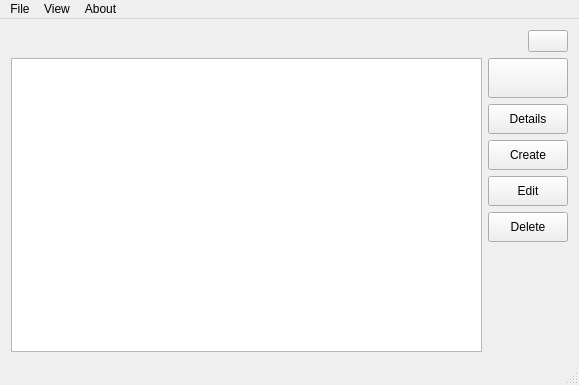
<?xml version="1.0" encoding="UTF-8"?>
<ui version="4.0">
 <class>MainWindow</class>
 <widget class="QMainWindow" name="MainWindow">
  <property name="geometry">
   <rect>
    <x>0</x>
    <y>0</y>
    <width>579</width>
    <height>385</height>
   </rect>
  </property>
  <property name="windowTitle">
   <string>MainWindow</string>
  </property>
  <property name="windowIcon">
   <iconset resource="resource.qrc">
    <normaloff>:/icon.ico</normaloff>:/icon.ico</iconset>
  </property>
  <widget class="QWidget" name="centralWidget">
   <layout class="QGridLayout" name="gridLayout">
    <item row="0" column="0">
     <layout class="QVBoxLayout" name="verticalLayout_2">
      <item>
       <layout class="QHBoxLayout" name="horizontalLayout_3">
        <item>
         <widget class="QLabel" name="label">
          <property name="autoFillBackground">
           <bool>true</bool>
          </property>
          <property name="text">
           <string/>
          </property>
          <property name="pixmap">
           <pixmap resource="resource.qrc">:/logo.png</pixmap>
          </property>
         </widget>
        </item>
        <item>
         <spacer name="horizontalSpacer">
          <property name="orientation">
           <enum>Qt::Horizontal</enum>
          </property>
          <property name="sizeHint" stdset="0">
           <size>
            <width>40</width>
            <height>20</height>
           </size>
          </property>
         </spacer>
        </item>
        <item>
         <widget class="QPushButton" name="exitButton">
          <property name="text">
           <string/>
          </property>
          <property name="icon">
           <iconset resource="resource.qrc">
            <normaloff>:/icon-error.png</normaloff>:/icon-error.png</iconset>
          </property>
          <property name="iconSize">
           <size>
            <width>32</width>
            <height>32</height>
           </size>
          </property>
         </widget>
        </item>
       </layout>
      </item>
      <item>
       <layout class="QHBoxLayout" name="horizontalLayout">
        <item>
         <widget class="QListWidget" name="todosList"/>
        </item>
        <item>
         <layout class="QVBoxLayout" name="verticalLayout">
          <item>
           <widget class="QPushButton" name="refreshButton">
            <property name="minimumSize">
             <size>
              <width>0</width>
              <height>40</height>
             </size>
            </property>
            <property name="sizeIncrement">
             <size>
              <width>10</width>
              <height>10</height>
             </size>
            </property>
            <property name="text">
             <string/>
            </property>
            <property name="icon">
             <iconset resource="resource.qrc">
              <normaloff>:/icon-refresh.png</normaloff>:/icon-refresh.png</iconset>
            </property>
            <property name="iconSize">
             <size>
              <width>30</width>
              <height>30</height>
             </size>
            </property>
           </widget>
          </item>
          <item>
           <widget class="QPushButton" name="detailsButton">
            <property name="minimumSize">
             <size>
              <width>0</width>
              <height>30</height>
             </size>
            </property>
            <property name="font">
             <font>
              <family>Segoe UI</family>
             </font>
            </property>
            <property name="text">
             <string>Details</string>
            </property>
            <property name="icon">
             <iconset resource="resource.qrc">
              <normaloff>:/icon-list.png</normaloff>:/icon-list.png</iconset>
            </property>
           </widget>
          </item>
          <item>
           <widget class="QPushButton" name="createButton">
            <property name="minimumSize">
             <size>
              <width>0</width>
              <height>30</height>
             </size>
            </property>
            <property name="font">
             <font>
              <family>Segoe UI</family>
             </font>
            </property>
            <property name="text">
             <string>Create</string>
            </property>
            <property name="icon">
             <iconset resource="resource.qrc">
              <normaloff>:/icon-edit.png</normaloff>:/icon-edit.png</iconset>
            </property>
           </widget>
          </item>
          <item>
           <widget class="QPushButton" name="editButton">
            <property name="minimumSize">
             <size>
              <width>0</width>
              <height>30</height>
             </size>
            </property>
            <property name="font">
             <font>
              <family>Segoe UI</family>
             </font>
            </property>
            <property name="text">
             <string>Edit</string>
            </property>
            <property name="icon">
             <iconset resource="resource.qrc">
              <normaloff>:/icon-edit.png</normaloff>:/icon-edit.png</iconset>
            </property>
           </widget>
          </item>
          <item>
           <widget class="QPushButton" name="deleteButton">
            <property name="minimumSize">
             <size>
              <width>0</width>
              <height>30</height>
             </size>
            </property>
            <property name="font">
             <font>
              <family>Segoe UI</family>
             </font>
            </property>
            <property name="text">
             <string>Delete</string>
            </property>
            <property name="icon">
             <iconset resource="resource.qrc">
              <normaloff>:/icon-trash.png</normaloff>:/icon-trash.png</iconset>
            </property>
           </widget>
          </item>
          <item>
           <spacer name="verticalSpacer_2">
            <property name="orientation">
             <enum>Qt::Vertical</enum>
            </property>
            <property name="sizeHint" stdset="0">
             <size>
              <width>20</width>
              <height>40</height>
             </size>
            </property>
           </spacer>
          </item>
          <item>
           <widget class="QLabel" name="dbLabel">
            <property name="text">
             <string/>
            </property>
           </widget>
          </item>
         </layout>
        </item>
       </layout>
      </item>
     </layout>
    </item>
   </layout>
  </widget>
  <widget class="QMenuBar" name="menuBar">
   <property name="geometry">
    <rect>
     <x>0</x>
     <y>0</y>
     <width>579</width>
     <height>21</height>
    </rect>
   </property>
   <widget class="QMenu" name="menuFile">
    <property name="title">
     <string>File</string>
    </property>
    <addaction name="actionCreate"/>
    <addaction name="actionClear_Database"/>
   </widget>
   <widget class="QMenu" name="menuAbout">
    <property name="title">
     <string>View</string>
    </property>
    <addaction name="actionTable_View"/>
   </widget>
   <widget class="QMenu" name="menuAbout_2">
    <property name="title">
     <string>About</string>
    </property>
    <addaction name="actionBy_Gabrijel_B_2"/>
   </widget>
   <addaction name="menuFile"/>
   <addaction name="menuAbout"/>
   <addaction name="menuAbout_2"/>
  </widget>
  <widget class="QStatusBar" name="statusBar"/>
  <action name="actionCreate">
   <property name="icon">
    <iconset resource="resource.qrc">
     <normaloff>:/icon-edit.png</normaloff>:/icon-edit.png</iconset>
   </property>
   <property name="text">
    <string>Create</string>
   </property>
  </action>
  <action name="actionClear_Database">
   <property name="icon">
    <iconset resource="resource.qrc">
     <normaloff>:/icon-trash.png</normaloff>:/icon-trash.png</iconset>
   </property>
   <property name="text">
    <string>Clear Database</string>
   </property>
  </action>
  <action name="actionTable_View">
   <property name="icon">
    <iconset resource="resource.qrc">
     <normaloff>:/icon-table.png</normaloff>:/icon-table.png</iconset>
   </property>
   <property name="text">
    <string>Table View</string>
   </property>
  </action>
  <action name="actionBy_Gabrijel_B_2">
   <property name="text">
    <string>by Gabrijel B.</string>
   </property>
  </action>
 </widget>
 <layoutdefault spacing="6" margin="11"/>
 <resources>
  <include location="resource.qrc"/>
 </resources>
 <connections>
  <connection>
   <sender>actionCreate</sender>
   <signal>triggered()</signal>
   <receiver>createButton</receiver>
   <slot>click()</slot>
   <hints>
    <hint type="sourcelabel">
     <x>-1</x>
     <y>-1</y>
    </hint>
    <hint type="destinationlabel">
     <x>489</x>
     <y>164</y>
    </hint>
   </hints>
  </connection>
  <connection>
   <sender>exitButton</sender>
   <signal>clicked()</signal>
   <receiver>MainWindow</receiver>
   <slot>close()</slot>
   <hints>
    <hint type="sourcelabel">
     <x>545</x>
     <y>68</y>
    </hint>
    <hint type="destinationlabel">
     <x>289</x>
     <y>192</y>
    </hint>
   </hints>
  </connection>
 </connections>
</ui>
